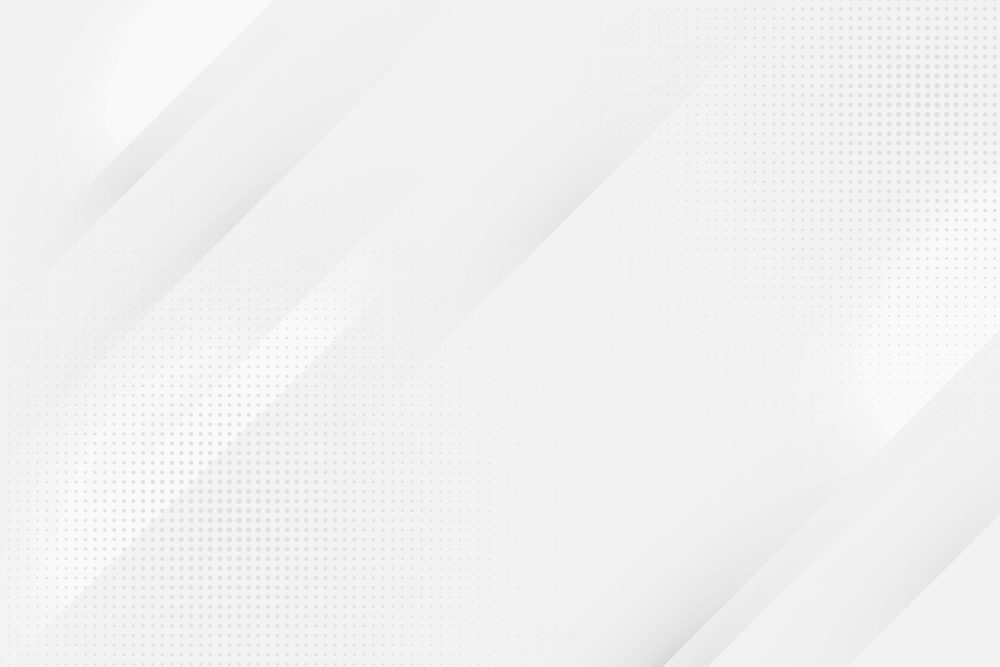
#> input picture IP_task_1/bg.jpg, 3000 x 2000 px (shown at 1/3 size)
$ python code.py
#> lines starting #> are read from the running program, lines starting #| are printed output that depends on the picture; after the words box and inside, x2 and y2 are one past the last pixel; in counts of white or black regions, pixels touching at a corner belong together
import cv2
font=cv2.FONT_HERSHEY_COMPLEX
font2=cv2.FONT_HERSHEY_SIMPLEX


img=cv2.imread('bg.jpg')
#> img is the input picture: shape (2000, 3000, 3); min 210, max 255, mean 240.9
print(img.shape)
#| (2000, 3000, 3)
img=cv2.resize(img,(1800,900))
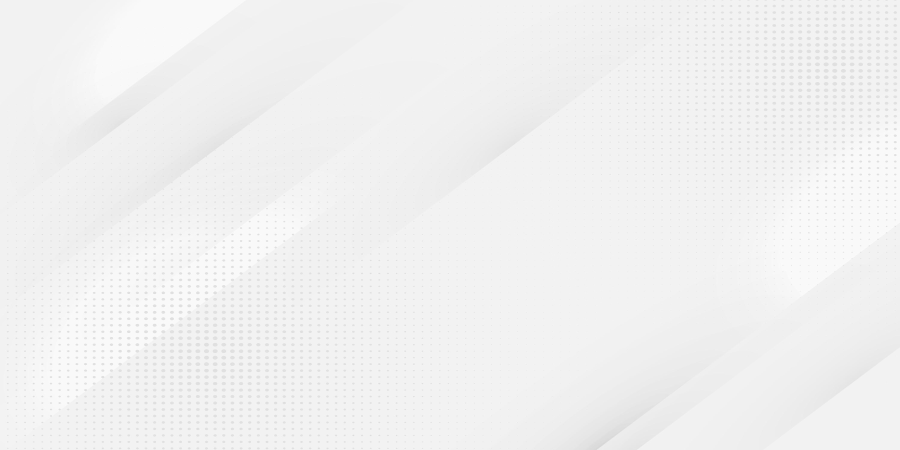
#> img: shape (900, 1800, 3) (shown at 1/2 size); min 211, max 255, mean 240.9

img=cv2.rectangle(img,(180,20),(340,180),(200,50,100),-1)
img=cv2.rectangle(img,(180,184),(340,344),(200,50,100),-1)
img=cv2.putText(img,'1',(240,122),font,2,(255,255,255),2)
#> img: shape (900, 1800, 3); mean B, G, R 239.6, 234.8, 236.4
img=cv2.circle(img,(260,264),10,(255,255,255),-1)
#> img: shape (900, 1800, 3); mean B, G, R 239.6, 234.8, 236.4

img=cv2.rectangle(img,(230*2,10*2),(310*2,90*2),(0,200,0),-1)
img=cv2.rectangle(img,(230*2,92*2),(310*2,172*2),(0,200,0),-1)
img=cv2.putText(img,'2',(520,122),font,2,(255,255,255),2)
#> img: shape (900, 1800, 3); mean B, G, R 232, 233.6, 228.8
a=540
b=264
img=cv2.circle(img,(a+25,b),10,(255,255,255),-1)
#> img: shape (900, 1800, 3); mean B, G, R 232, 233.6, 228.9
img=cv2.circle(img,(a-25,b),10,(255,255,255),-1)
#> img: shape (900, 1800, 3); mean B, G, R 232.1, 233.6, 228.9

img=cv2.rectangle(img,(370*2,10*2),(450*2,90*2),(0,0,200),-1)
img=cv2.rectangle(img,(370*2,92*2),(450*2,172*2),(0,0,200),-1)
img=cv2.putText(img,'3',(800,122),font,2,(255,255,255),2)
#> img: shape (900, 1800, 3); mean B, G, R 224.5, 226, 227.6
a=370+450
img=cv2.circle(img,(a+30,b-30),10,(255,255,255),-1)
#> img: shape (900, 1800, 3); mean B, G, R 224.5, 226, 227.6
img=cv2.circle(img,(a,b),10,(255,255,255),-1)
#> img: shape (900, 1800, 3); mean B, G, R 224.6, 226.1, 227.7
img=cv2.circle(img,(a-30,b+30),10,(255,255,255),-1)
#> img: shape (900, 1800, 3); mean B, G, R 224.6, 226.1, 227.7

img=cv2.rectangle(img,(510*2,10*2),(590*2,90*2),(0,250,150),-1)
img=cv2.rectangle(img,(510*2,92*2),(590*2,172*2),(0,250,150),-1)
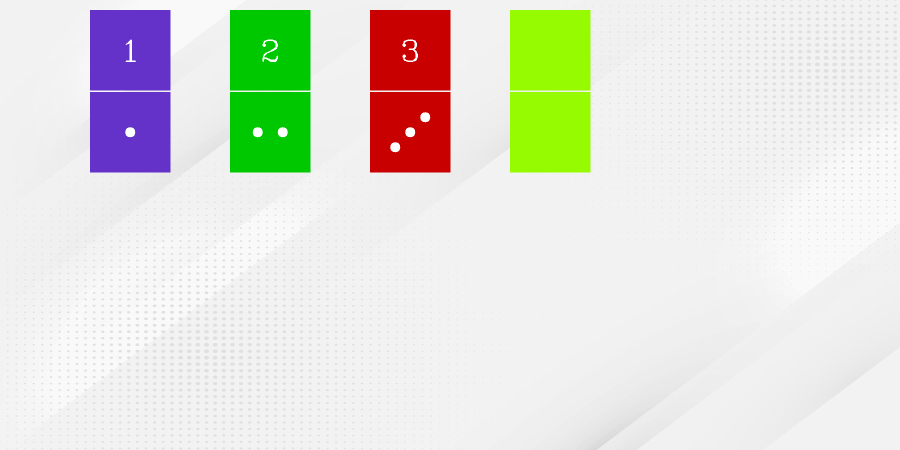
#> img: shape (900, 1800, 3) (shown at 1/2 size); mean B, G, R 216.9, 226.4, 224.8
img=cv2.putText(img,'4',(1080,122),font,2,(255,255,255),2)
#> img: shape (900, 1800, 3); 0.03% of pixels changed, all inside (x1, y1, x2, y2) = (1083, 79, 1118, 124)
a=510+590
img=cv2.circle(img,(a+30,b-30),10,(255,255,255),-1)
#> img: shape (900, 1800, 3); mean B, G, R 217, 226.4, 224.8
img=cv2.circle(img,(a+30,b+30),10,(255,255,255),-1)
#> img: shape (900, 1800, 3); mean B, G, R 217.1, 226.4, 224.9
img=cv2.circle(img,(a-30,b-30),10,(255,255,255),-1)
#> img: shape (900, 1800, 3); mean B, G, R 217.1, 226.4, 224.9
img=cv2.circle(img,(a-30,b+30),10,(255,255,255),-1)

img=cv2.rectangle(img,(650*2,10*2),(730*2,90*2),(150,150,0),-1)
img=cv2.rectangle(img,(650*2,92*2),(730*2,172*2),(150,150,0),-1)
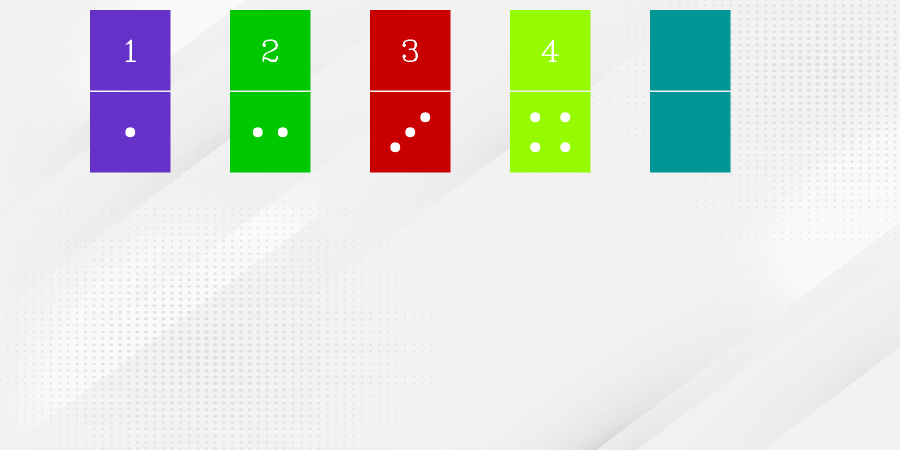
#> img: shape (900, 1800, 3) (shown at 1/2 size); mean B, G, R 214.3, 223.5, 217.2
img=cv2.putText(img,'5',(1360,122),font,2,(255,255,255),2)
#> img: shape (900, 1800, 3); 0.03% of pixels changed, all inside (x1, y1, x2, y2) = (1365, 79, 1396, 124)
a=650+730
img=cv2.circle(img,(a+30,b-30),10,(255,255,255),-1)
#> img: shape (900, 1800, 3); mean B, G, R 214.3, 223.6, 217.3
img=cv2.circle(img,(a+30,b+30),10,(255,255,255),-1)
#> img: shape (900, 1800, 3); mean B, G, R 214.4, 223.6, 217.4
img=cv2.circle(img,(a,b),10,(255,255,255),-1)
#> img: shape (900, 1800, 3); mean B, G, R 214.4, 223.6, 217.4
img=cv2.circle(img,(a-30,b-30),10,(255,255,255),-1)
img=cv2.circle(img,(a-30,b+30),10,(255,255,255),-1)
#> img: shape (900, 1800, 3); mean B, G, R 214.4, 223.7, 217.5

img=cv2.rectangle(img,(790*2,10*2),(870*2,90*2),(250,0,50),-1)
img=cv2.rectangle(img,(790*2,92*2),(870*2,172*2),(250,0,50),-1)
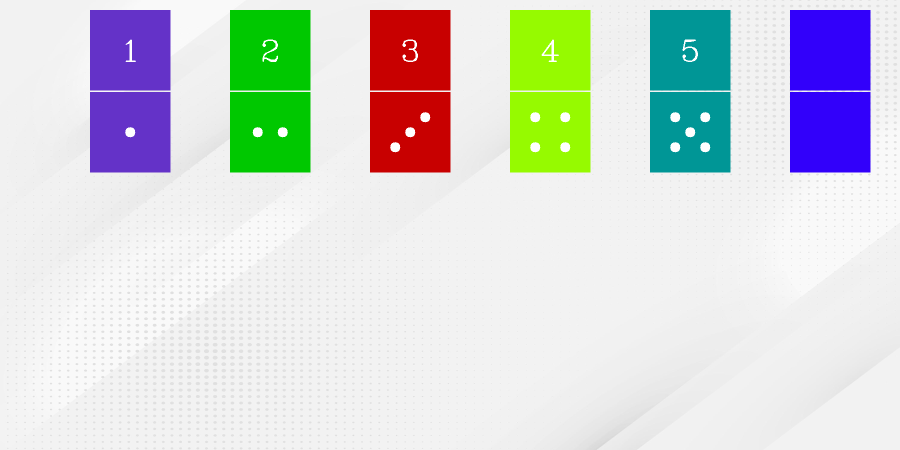
#> img: shape (900, 1800, 3) (shown at 1/2 size); mean B, G, R 214.7, 216, 211.4
img=cv2.putText(img,'6',(1640,122),font,2,(255,255,255),2)
#> img: shape (900, 1800, 3); 0.03% of pixels changed, all inside (x1, y1, x2, y2) = (1645, 79, 1676, 124)
a=790+870
img=cv2.circle(img,(a,b+25),10,(255,255,255),-1)
#> img: shape (900, 1800, 3); mean B, G, R 214.7, 216.1, 211.6
img=cv2.circle(img,(a,b-25),10,(255,255,255),-1)
#> img: shape (900, 1800, 3); mean B, G, R 214.8, 216.2, 211.6
img=cv2.circle(img,(a+50,b+25),10,(255,255,255),-1)
img=cv2.circle(img,(a+50,b-25),10,(255,255,255),-1)
#> img: shape (900, 1800, 3); mean B, G, R 214.8, 216.3, 211.7
img=cv2.circle(img,(a-50,b+25),10,(255,255,255),-1)
#> img: shape (900, 1800, 3); mean B, G, R 214.8, 216.3, 211.7
img=cv2.circle(img,(a-50,b-25),10,(255,255,255),-1)
#> img: shape (900, 1800, 3); mean B, G, R 214.8, 216.4, 211.8

img=cv2.rectangle(img,(870,560),(1030,720),(200,50,100),-1)
img=cv2.circle(img,(950,640),10,(255,255,255),-1)
#> img: shape (900, 1800, 3); mean B, G, R 214.1, 213.4, 209.5

img=cv2.rectangle(img,(870,398),(1030,558),(0,200,0),-1)
a=(870+1030)//2
b=(398+558)//2
img=cv2.circle(img,(a+25,b),10,(255,255,255),-1)
#> img: shape (900, 1800, 3); mean B, G, R 210.3, 212.7, 205.7
img=cv2.circle(img,(a-25,b),10,(255,255,255),-1)
#> img: shape (900, 1800, 3); mean B, G, R 210.3, 212.7, 205.7

img=cv2.rectangle(img,(708,560),(868,720),(0,0,200),-1)
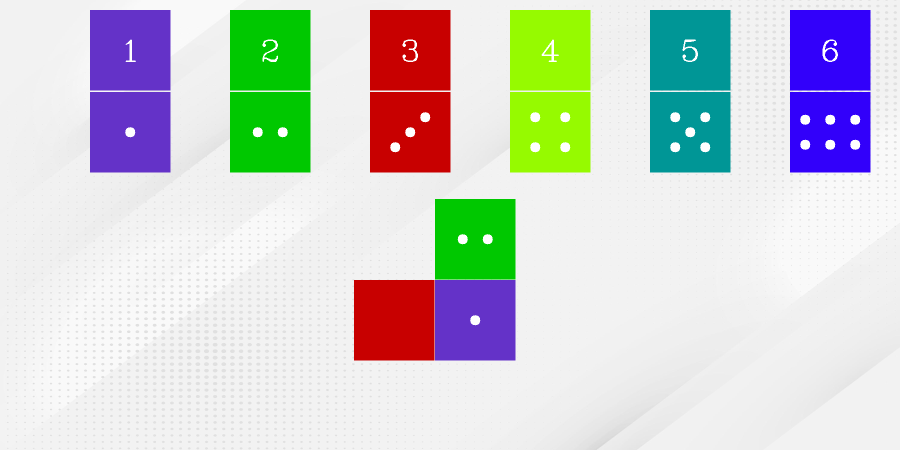
#> img: shape (900, 1800, 3) (shown at 1/2 size); mean B, G, R 206.5, 208.9, 205.1
a=(708+868)//2
b=(560+720)//2
img=cv2.circle(img,(a+30,b-30),10,(255,255,255),-1)
#> img: shape (900, 1800, 3); 0.02% of pixels changed, all inside (x1, y1, x2, y2) = (808, 600, 829, 621)
img=cv2.circle(img,(a,b),10,(255,255,255),-1)
img=cv2.circle(img,(a-30,b+30),10,(255,255,255),-1)

img=cv2.rectangle(img,(1032,560),(1192,720),(0,250,150),-1)
a=(1032+1192)//2
b=(560+720)//2
img=cv2.circle(img,(a+30,b-30),10,(255,255,255),-1)
img=cv2.circle(img,(a+30,b+30),10,(255,255,255),-1)
img=cv2.circle(img,(a-30,b-30),10,(255,255,255),-1)
img=cv2.circle(img,(a-30,b+30),10,(255,255,255),-1)

img=cv2.rectangle(img,(870,722),(1030,882),(150,150,0),-1)
a=(870+1030)//2
b=(722+882)//2
img=cv2.circle(img,(a+30,b-30),10,(255,255,255),-1)
img=cv2.circle(img,(a+30,b+30),10,(255,255,255),-1)
img=cv2.circle(img,(a,b),10,(255,255,255),-1)
img=cv2.circle(img,(a-30,b-30),10,(255,255,255),-1)
img=cv2.circle(img,(a-30,b+30),10,(255,255,255),-1)

img=cv2.rectangle(img,(546,560),(706,720),(250,0,50),-1)
a=(546+706)//2
b=(560+720)//2
img=cv2.circle(img,(a,b+25),10,(255,255,255),-1)
img=cv2.circle(img,(a,b-25),10,(255,255,255),-1)
img=cv2.circle(img,(a+50,b+25),10,(255,255,255),-1)
img=cv2.circle(img,(a+50,b-25),10,(255,255,255),-1)
img=cv2.circle(img,(a-50,b+25),10,(255,255,255),-1)
img=cv2.circle(img,(a-50,b-25),10,(255,255,255),-1)

img=cv2.putText(img,'SOUMITRA NAIK',(1450,745),font2,1,(0,0,0),2)
img=cv2.putText(img,'122CS0318',(1450,775),font2,1,(0,0,0),2)
img=cv2.putText(img,'version-  '+ cv2.__version__,(1450,810),font2,1,(0,0,0),2)


cv2.imwrite('final.png',img)
